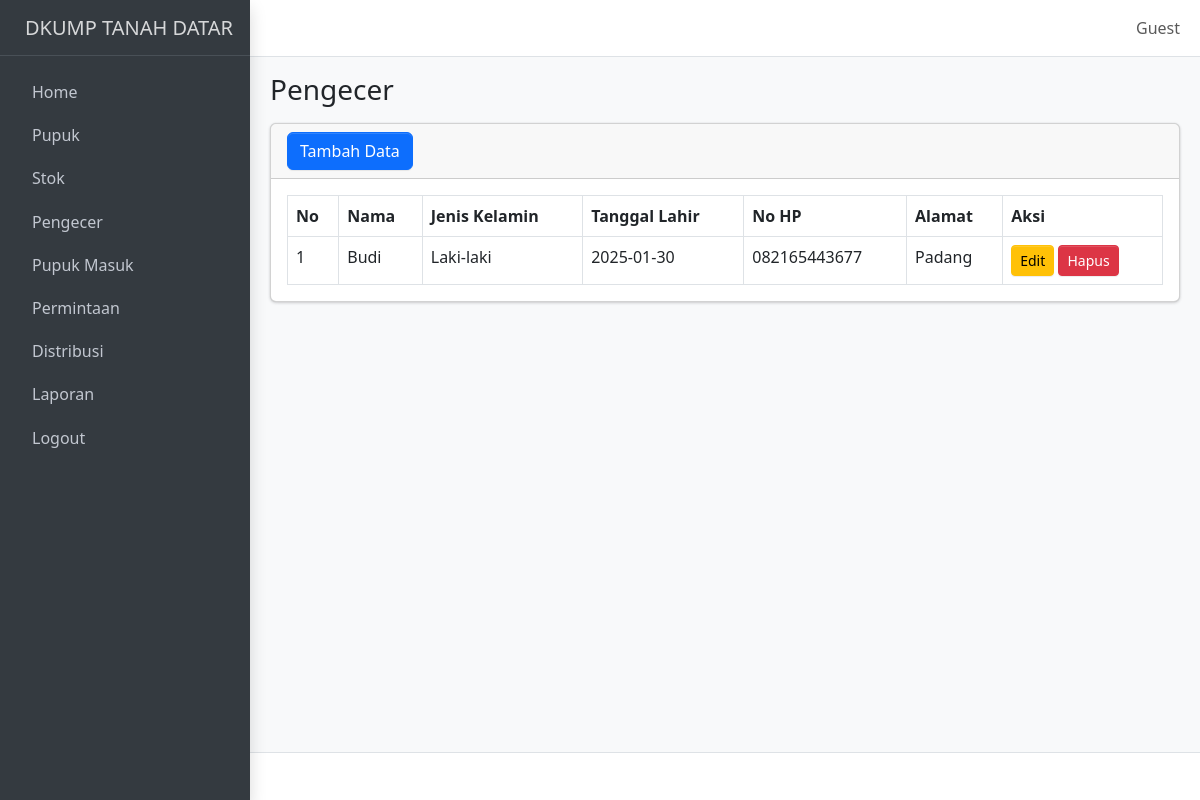
Screenshot of /pengecer.php with the database file from the repository.
### tables this page shows
CREATE TABLE `pengecer` (
  `id_pengecer` int NOT NULL,
  `nama_pengecer` varchar(255) NOT NULL,
  `jenis_kelamin` enum('Laki-laki','Perempuan') NOT NULL,
  `tanggal_lahir` date NOT NULL,
  `no_hp` varchar(20) NOT NULL,
  `alamat` text NOT NULL
);

### pengecer.php (the view, shortened to what this page needs)
<?php include 'template/header.php'; ?>
<body class="layout-fixed sidebar-expand-lg bg-body-tertiary">
    <div class="app-wrapper">
        <?php include 'template/navbar.php'; ?>
        <?php include 'template/sidebar.php'; ?>
        <main class="app-main">
            <div class="app-content-header">
                <div class="container-fluid">
                    <div class="row">
                        <div class="col-sm-6">
                            <h3 class="mb-0">Pengecer</h3>
                        </div>
                    </div>
                </div>
            </div>
            <div class="app-content">
                <div class="container-fluid">
                    <div class="card">
                        <div class="card-header d-flex justify-content-between align-items-center">
                            <button class="btn btn-primary" data-bs-toggle="modal" data-bs-target="#modalTambahPengecer">Tambah Data</button>
                        </div>
                        <div class="card-body">
                            <?php
                            include 'koneksi.php';
                            $query = "SELECT * FROM pengecer";
                            $result = $koneksi->query($query);
                            $no = 1;
                            if ($result->num_rows > 0) {
                                echo "<table class='table table-bordered'>";
                                echo "<thead>
                                        <tr>
                                            <th>No</th>
                                            <th>Nama</th>
                                            <th>Jenis Kelamin</th>
                                            <th>Tanggal Lahir</th>
                                            <th>No HP</th>
                                            <th>Alamat</th>
                                            <th>Aksi</th>
                                        </tr>
                                      </thead>";
                                echo "<tbody>";
                                while ($row = $result->fetch_assoc()) {
                                    echo "<tr>
                                            <td>{$no}</td>
                                            <td>{$row['nama_pengecer']}</td>
                                            <td>{$row['jenis_kelamin']}</td>
                                            <td>{$row['tanggal_lahir']}</td>
                                            <td>{$row['no_hp']}</td>
                                            <td>{$row['alamat']}</td>
                                            <td>
                                                <button class='btn btn-warning btn-sm' data-bs-toggle='modal' data-bs-target='#modalEditPengecer{$row['id_pengecer']}'>Edit</button>
                                                <a href='crud/hapus_pengecer.php?id={$row['id_pengecer']}' onclick='return confirm(\"Apakah Anda yakin ingin menghapus data ini?\")' class='btn btn-danger btn-sm'>Hapus</a>
                                            </td>
                                          </tr>";
                                    $no++;
                                }
                                echo "</tbody></table>";
                            } else {
                                echo "<p class='text-center'>Tidak ada data pengecer.</p>";
                            }
                            ?>
                        </div>
                    </div>
                </div>
            </div>
        </main>
        <footer class="app-footer">
        </footer>
    </div>
</body>
</html>

### rows the page displays
pengecer: nama_pengecer "Budi", jenis_kelamin "Laki-laki", tanggal_lahir "2025-01-30", no_hp "082165443677", alamat "Padang"

### other values shown
$_SESSION['nama_lengkap'] "Guest"
